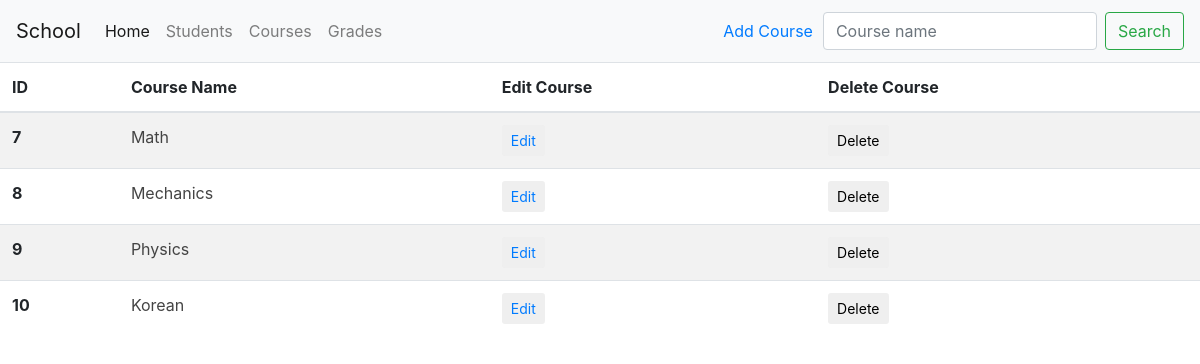
The app's page /Class/courses/ with its own data.
### Class/models.py (models this page shows, shortened)
class Course(models.Model):
    course_name = models.CharField(max_length=100)
    max_degree = models.IntegerField()
    study_years = models.IntegerField()

### Class/views.py (the view, shortened to what this page needs)
def IndexView(request):
    query = request.GET.get("q", None)
    all_courses = Course.objects.all()
    if query is not None:
        all_courses = all_courses.filter(course_name__startswith=query)
    context = {
        "all_courses": all_courses,
    }
    template = "Class/courses.html"
    return render(request, template, context)

### Class/templates/Class/courses.html (shortened to what this page needs)
{% extends 'Class/base.html' %}
{% block search-add %}
     <ul class="nav navbar-nav  navbar-right" style="margin-right: 10px;">
            <li>
                    <a  href="{% url 'course-add' %}">
                             Add Course
                    </a>
            </li>
        </ul>
        <form class="form-inline my-2 my-lg-1" role="search"  method="GET" action="{% url 'courses' %}">
              <input class="form-control mr-sm-2" type="search" placeholder="Course name" aria-label="Search" name="q" value="{{ request.GET.q }}">
              <button class="btn btn-outline-success my-2 my-sm-0" type="submit">Search</button>
        </form>
{% endblock %}
{% block body %}
{% if all_courses %}
        <table class="table table-striped">
            <thead>
                <tr>
                  <th scope="col">ID</th>
                  <th scope="col">Course Name</th>
                  <th scope="col">Edit Course</th>
                  <th scope="col">Delete Course</th>
                </tr>
              </thead>
            <tbody>
            {% for course in all_courses  %}
                <tr>
                      <th scope="row">{{ course.id }} </th>
                      <td><a href="/Class/courses/{{ course.id }}/details" style="color: #444444">{{ course.course_name}}</a></td>
                      <td>
                          <button type="submit" class="btn btn-default btn-sm">
                              <a  href="/Class/courses/{{ course.id }}">Edit</a>
                          </button>
                      </td>
                      <td>
                          <form action="{% url 'DeleteCourse' course.id%}" method="POST" style="display: inline;">
                                <button type="submit" class="btn btn-default btn-sm">
                                    <span class="glyphicon glyphicon-trash">Delete</span>
                                </button>
                          </form>
                      </td>
                </tr>
             {% endfor %}
            </tbody>
        </table>
        {% else %}
            <h3>No Courses  </h3>
    {% endif %}
{% endblock %}

### records on screen
Course: id "7", course_name "Math"
Course: id "8", course_name "Mechanics"
Course: id "9", course_name "Physics"
Course: id "10", course_name "Korean"
